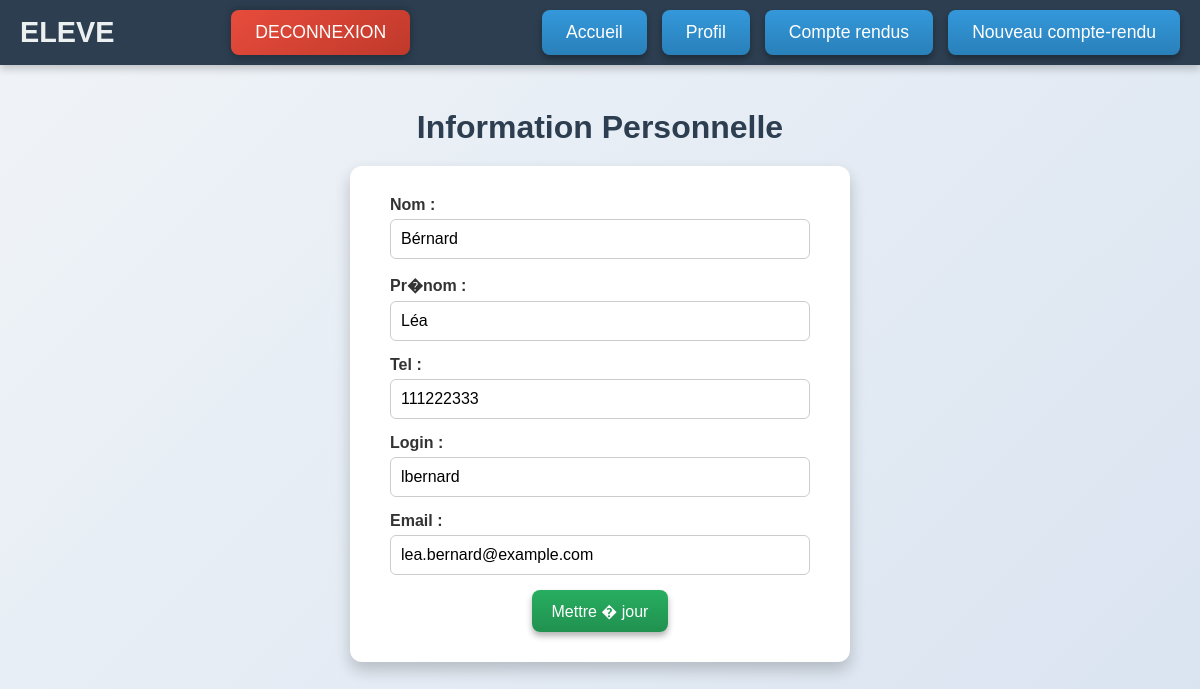
/perso.php (signed in), run on the app's committed database.
### tables this page shows
CREATE TABLE `utilisateur` (
  `num` int(10) NOT NULL,
  `nom` varchar(100) DEFAULT NULL,
  `prenom` varchar(100) DEFAULT NULL,
  `tel` int(20) DEFAULT NULL,
  `login` varchar(100) DEFAULT NULL,
  `motdepasse` varchar(100) DEFAULT NULL,
  `type` int(1) DEFAULT NULL,
  `email` varchar(100) DEFAULT NULL,
  `option` int(1) NOT NULL COMMENT '0 pour ELEVE; 1 pour PROF',
  `num_stage` int(10) DEFAULT NULL
);

### perso.php (the view, shortened to what this page needs)
<?php
include '_conf.php';
?>
<!DOCTYPE html>
<html>
<head>
    <link rel="stylesheet" href="style.css">
</head>
<body>
<?php
if (isset($_SESSION["login"]))
    {
        $id = $_SESSION["id"];
        if($_SESSION["type"]==0)
        {
            include '_menuEleve.php';
        }
        else
        {
            include '_menuProf.php';
        }
        $connexion = mysqli_connect($serveurBDD,$userBDD,$mdpBDD,$nomBDD);
        $requete="Select * from utilisateur WHERE num = '$id'";
        $resultat = mysqli_query($connexion, $requete);
        while($donnees = mysqli_fetch_assoc($resultat))
         {
            $nom = $donnees['nom'];
            $prenom = $donnees['prenom'];
            $tel = $donnees['tel'];
            $login = $donnees['login'];
            $email = $donnees['email'];
         }
         ?>
         <section id="formulaire" class="form-container">
            <h2>Information Personnelle</h2>
            <form action="perso.php" method="post">
                <div class="form-group">
                    <label>Nom :</label>
                    <input type="text" name="nom" value="<?php echo $nom ?>">
                </div>
                <div class="form-group">
                    <label>Pr�nom :</label>
                    <input type="text" name="prenom" value="<?php echo $prenom ?>">
                </div>
                <div class="form-group">
                    <label>Tel :</label>
                    <input type="text" name="tel" value="<?php echo $tel ?>">
                </div>
                <div class="form-group">
                    <label>Login :</label>
                    <input type="text" name="login" value="<?php echo $login ?>">
                </div>
                <div class="form-group">
                    <label>Email :</label>
                    <input type="text" name="email" value="<?php echo $email ?>">
                </div>
                <button type="submit" class="btn-submit" name="envoi_info" value="1">Mettre � jour</button>
            </form>
        </section>
         <?php
    }
?>
</body>
</html>

### style.css (style rules this page uses)
* { margin: 0; padding: 0; box-sizing: border-box; font-family: 'Arial', sans-serif; }
body { background: linear-gradient(135deg, #f0f4f8, #d9e3f0); color: #333; min-height: 100vh; }
.form-container { display: flex; flex-direction: column; align-items: center; justify-content: center; min-height: 80vh; text-align: center; }
.form-container h2 { font-size: 2rem; margin-bottom: 20px; color: #2c3e50; }
form { background: #ffffff; padding: 30px 40px; border-radius: 12px; box-shadow: 0 8px 16px rgba(0, 0, 0, 0.2); width: 100%; max-width: 500px; }
.form-group { margin-bottom: 15px; text-align: left; }
label { font-weight: bold; display: block; margin-bottom: 5px; color: #333; }
input { width: 100%; padding: 10px; font-size: 1rem; border: 1px solid #ccc; border-radius: 6px; transition: border-color 0.3s ease, box-shadow 0.3s ease; }
.btn-submit { background: linear-gradient(to bottom, #27ae60, #219150); color: #fff; border: none; padding: 10px 20px; font-size: 1rem; border-radius: 8px; box-shadow: 0 4px 6px rgba(0, 0, 0, 0.3); cursor: pointer; transition: all 0.3s ease; }

### data on the page
utilisateur: nom "Bérnard", prenom "Léa", tel "111222333", login "lbernard", email "lea.bernard@example.com"
